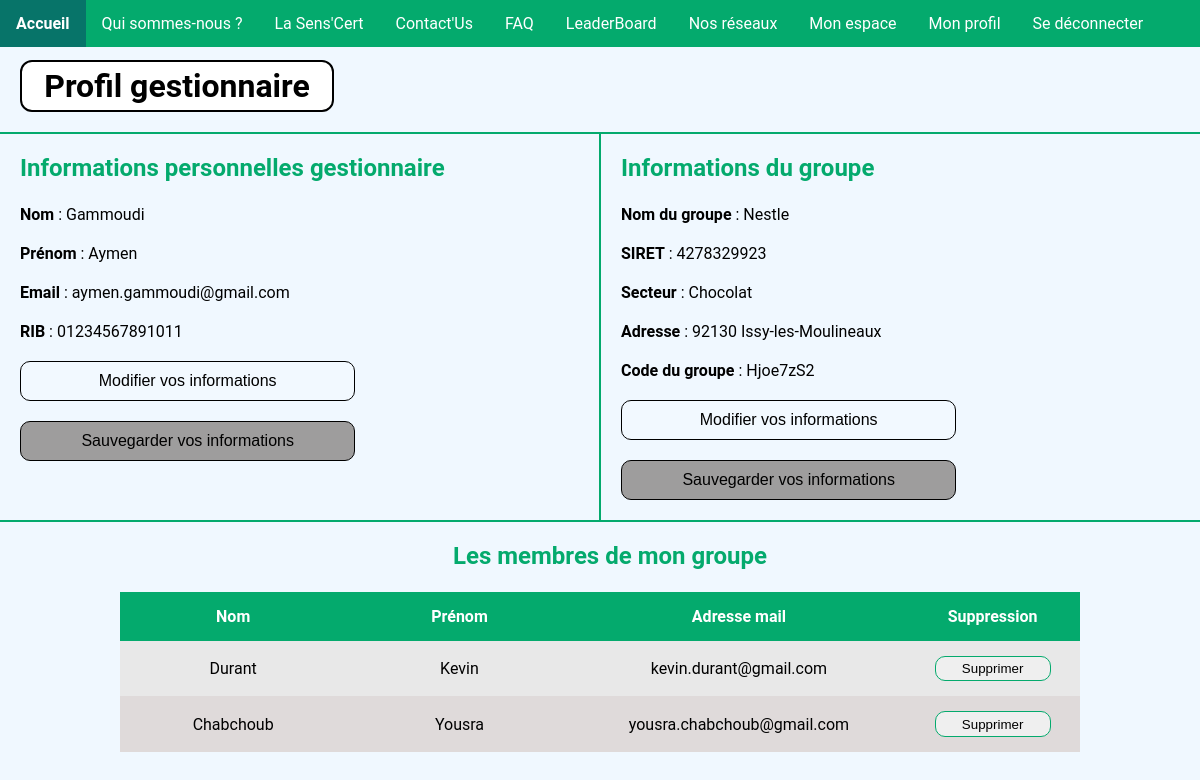
Page /Controleur/profil_Gest_controleur.php (signed in) on the committed database.
### tables this page shows
create table gestionnaire
(
    GestId int(45)      not null primary key AUTO_INCREMENT,
    RIB    varchar(255) not null,
    Nom    varchar(255) not null,
    Prenom varchar(255) not null,
    Email  varchar(255) not null,
    Mdp    varchar(255) not null,
    isAdmin tinyint(1)  not null
);

create table groupe
(
    GroupeId   int(45)      not null primary key AUTO_INCREMENT,
    NomGroupe  varchar(255) not null,
    SIRET      varchar(255) not null,
    Secteur    varchar(255) not null,
    Adresse    varchar(255) not null,
    Classement int(45)      not null,
    Code       varchar(255) not null,
    GestId     int(45)      null,
    constraint groupe_gestionnaire_GestId_fk
        foreign key (GestId) references gestionnaire (GestId)
            on update cascade on delete cascade
);

create table membre
(
    MembreId int          not null primary key AUTO_INCREMENT,
    Nom      varchar(255) not null,
    Prenom   varchar(255) not null,
    Email    varchar(255) not null,
    Mdp      varchar(255) not null,
    GroupeId int          not null,
    GestId   int(45)      null,
    constraint membre_groupe_GestId_fk
        foreign key (GestId) references groupe (GestId),
    constraint membre_ibfk_1
        foreign key (GroupeId) references groupe (GroupeId)
            on update cascade on delete cascade
);

### Controleur/profil_Gest_controleur.php (called while the page is built, shortened)
<?php
require('../Modele/profil_Gest_modele.php');
require('../Modele/membre_groupe_modele.php');
$db = dbConnect();
$resultats = profil_Gest_modele($db);
$resultatsGest = $resultats[0];
$resultatsGroupe = $resultats[1];
$resultatsMembreGroupe = membre_groupe_modele($db);
require('../Vue/profil_Gest_vue.php');

### Modele/profil_Gest_modele.php (called while the page is built)
<?php
function profil_Gest_modele($db)
{
    $reponsesGest = $db->prepare('SELECT GestId, RIB, Nom, Prenom, Email FROM gestionnaire WHERE GestId = :gestid');
    $reponsesGest->bindParam('gestid', $_SESSION['GestId']);
    $reponsesGroupe = $db->prepare('SELECT GroupeId, NomGroupe, SIRET, Secteur, Adresse, Code, GestId FROM groupe WHERE GestId = :gestid');
    $reponsesGroupe->bindParam('gestid', $_SESSION['GestId']);
    $reponsesGest->execute();
    $reponsesGroupe->execute();
    $resultatsGest = $reponsesGest->fetch();
    $resultatsGroupe = $reponsesGroupe->fetch();
    return array($resultatsGest, $resultatsGroupe);
}

### Modele/membre_groupe_modele.php (called while the page is built)
<?php
function membre_groupe_modele($db)
{
    $reponsesMembreGroupe = $db->prepare('SELECT * FROM membre WHERE GestId = :gestid');
    $reponsesMembreGroupe->bindParam(':gestid', $_SESSION['GestId']);
    $reponsesMembreGroupe->execute();
    $resultatsMembreGroupe = $reponsesMembreGroupe->fetchAll();
    return $resultatsMembreGroupe;
}

### Vue/profil_Gest_vue.php (the view, shortened to what this page needs)
<!DOCTYPE html>
<html lang="en">
<head>
    <link rel="stylesheet" href="../CSS/nav.css">
    <link rel="stylesheet" href="../CSS/background.css">
    <link rel="stylesheet" href="../CSS/profil_vue.css">
</head>
<body class="background">
    <h1>Profil gestionnaire</h1>
    <div id="infos">
        <div id="infosPersos">
            <h2>Informations personnelles gestionnaire</h2>
            <form action=" ../Controleur/modif_Gest_post_controleur.php" method="post">
                <p><label for="nom"><span>Nom</span> : <?= $resultatsGest['Nom'] ?></label></p>
                <p><label for="prenom"><span>Prénom</span> : <?= $resultatsGest['Prenom'] ?></label></p>
                <p><label for="email"><span>Email</span> : <?= $resultatsGest['Email'] ?></label></p>
                <p><label for="rib"><span>RIB</span> : <?= $resultatsGest['RIB'] ?></label></p>
                <div id="bouton">
                    <p><input type="button" value="Modifier vos informations" onclick="modifierInfosPerso(4)" id="modificationPerso"></p>
                    <p><input type="submit" value="Sauvegarder vos informations" id="sauvegardePerso" disabled /></p>
                </div>
            </form>
        </div>
        <div id="infosGroupe">
            <h2>Informations du groupe</h2>
            <form action="../Controleur/modif_Groupe_post_controleur.php" method="post">
                <p><label for="nomGroupe"><span>Nom du groupe</span> : <?= $resultatsGroupe['NomGroupe'] ?></label></p>
                <p><label for="siret"><span>SIRET</span> : <?= $resultatsGroupe['SIRET'] ?></label></p>
                <p><label for="secteur"><span>Secteur</span> : <?= $resultatsGroupe['Secteur'] ?></label></p>
                <p><label for="adresse"><span>Adresse</span> : <?= $resultatsGroupe['Adresse'] ?></label></p>
                <p><label for="code"><span>Code du groupe</span> : <?= $resultatsGroupe['Code'] ?></label></p>
                <div id="bouton">
                    <p><input type="button" value="Modifier vos informations" onclick="modifierInfosGroupe(4)" id="modificationGroupe"></p>
                    <p><input type="submit" value="Sauvegarder vos informations" id="sauvegardeGroupe" disabled /></p>
                </div>
            </form>
        </div>
    </div>
    <div id="infosMembre">
        <h2>Les membres de mon groupe</h2>
        <br>
        <?php if (!empty($resultatsMembreGroupe)) { ?>
            <table>
                <thead>
                    <tr>
                        <th>Nom</th>
                        <th>Prénom</th>
                        <th>Adresse mail</th>
                        <th class="supprimer">Suppression</th>
                    </tr>
                </thead>
                <tbody>
                    <?php for ($i = 0; $i < count($resultatsMembreGroupe); $i++) {
                    ?>
                        <tr>
                            <td><?= $resultatsMembreGroupe[$i]['Nom'] ?></td>
                            <td><?= $resultatsMembreGroupe[$i]['Prenom'] ?></td>
                            <td><?= $resultatsMembreGroupe[$i]['Email'] ?></td>
                            <td class="supprimer">
                                <form action="../Controleur/supprimer_Membre_controleur.php" method="post">
                                    <input type="submit" value="Supprimer" />
                                </form>
                            </td>
                        </tr>
                    <?php }
                    ?>
                </tbody>
            </table>
        <?php } else {
            echo "<p id='pasdemembre'>Vous n'avez pas de membres de votre groupe inscrits sur Sens'Us... Faites tourner votre code de groupe !!</p>";
        } ?>
    </div>
</body>
</html>

### CSS/background.css (style rules this page uses)
.background { background: aliceblue; font-family: "Roboto", sans-serif; padding: 0; margin: 0; }

### CSS/profil_vue.css (style rules this page uses)
#infos { display: flex; flex-direction: row; border-bottom: 2px solid #04aa6d; border-top: 2px solid #04aa6d; }
#infosPersos, #infosGroupe { display: flex; flex-direction: column; flex: 1; }
#infosPersos { border-right: 2px solid #04aa6d; }
p { margin: 20px; }
h1 { background-color: rgb(255, 255, 255); width: 300px; border: 2px solid rgb(0, 0, 0); padding: 5px; margin: 20px; border-radius: 12px; text-align: center; margin-top: 5%; }
h2 { margin-left: 20px; margin-bottom: 3px; color: #04aa6d; }
#modificationGroupe, #sauvegardeGroupe, #modificationPerso, #sauvegardePerso { background-color: aliceblue; border: none; color: white; padding: 10px 10px; text-align: center; text-decoration: none; display: inline-block; font-size: 12px; transition-duration: 0.4s; cursor: pointer; border-radius: 5px; }
#modificationGroupe, #sauvegardeGroupe, #modificationPerso, #sauvegardePerso { background-color: rgb(242, 249, 255); color: black; border: 1px solid black; width: 60%; border-radius: 10px; font-size: 16px; }
span { font-size: 16px; font-weight: bold; }
input { padding: 0.7%; width: 25%; border-radius: 5px; border: 1px solid black; }
#bouton input:disabled { background-color: rgb(158, 157, 157); }
#infosMembre { display: flex; flex-direction: column; align-items: center; margin-bottom: 30px; }
table { border-collapse: collapse; width: 80%; background-color: rgb(230, 224, 224); }
thead { background-color: #04aa6d; color: white; }
td, th { text-align: center; width: 15%; padding: 15px; }
tbody tr:nth-child(even) { background-color: rgba(197, 197, 197, 0.219); }
tbody tr:nth-child(odd) { background-color: rgba(233, 233, 233, 0.973); }
.supprimer { width: 10%; }
input[type="submit"] { width: 80%; padding: 3%; border: 1px solid #04aa6d; border-radius: 10px; }

### rows in the picture
gestionnaire: Nom "Gammoudi", Prenom "Aymen", Email "aymen.gammoudi@gmail.com", RIB "01234567891011"
groupe: NomGroupe "Nestle", SIRET "4278329923", Secteur "Chocolat", Adresse "92130 Issy-les-Moulineaux", Code "Hjoe7zS2"
membre: Nom "Durant", Prenom "Kevin", Email "kevin.durant@gmail.com"
membre: Nom "Chabchoub", Prenom "Yousra", Email "yousra.chabchoub@gmail.com"
